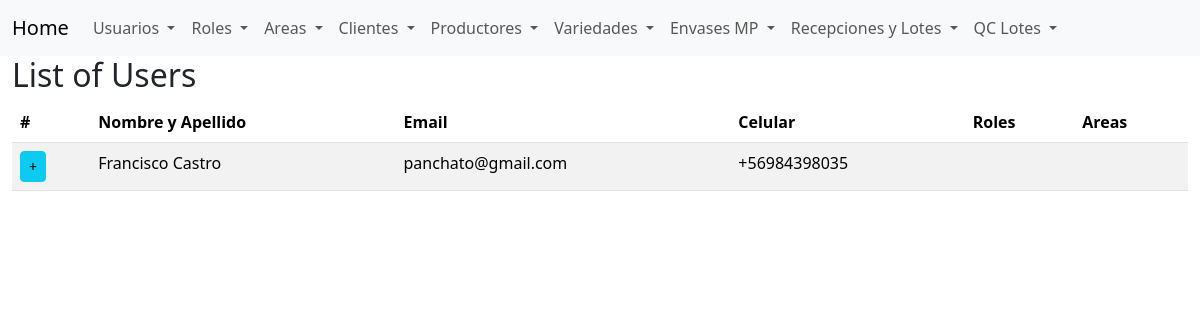
The page /list_users (signed in) on the database its author committed.
### app/models.py (models this page shows, shortened)
class User(UserMixin, BaseModel):
    __tablename__ = 'users'
    name = db.Column(db.String(64), nullable=False)
    last_name = db.Column(db.String(64), nullable=False)
    email = db.Column(db.String(64), unique=True, nullable=False)
    phone_number = db.Column(db.String(9), nullable=False)
    password_hash = db.Column(db.String(128))
    is_active = db.Column(db.Boolean, default=True, nullable=False)
    is_external = db.Column(db.Boolean, default=False, nullable=False)
    roles = db.relationship('Role', secondary=role_user, backref=db.backref('users', lazy='dynamic'))
    areas = db.relationship('Area', secondary=area_user, backref=db.backref('users', lazy='dynamic'))
    clients = db.relationship('Client', secondary=client_user, backref=db.backref('users', lazy='dynamic'))
    def has_role(self, role_name):
        return any(role.name == role_name for role in self.roles)

### app/routes.py (the view)
@app.route('/list_users')
@login_required
def list_users():
    users = User.query.all()  # Fetch all users from the database
    return render_template('list_users.html', users=users)

### app/models.py (called while the page is built)
@login_manager.user_loader
def load_user(user_id):
    return User.query.get(int(user_id))

### app/templates/list_users.html (shortened to what this page needs)
{% extends "base.html" %}
{% block content %}
<h2>List of Users</h2>
<table class="table table-striped">
    <thead>
        <tr>
            <th scope="col">#</th>
            <th scope="col">Nombre y Apellido</th>
            <th scope="col">Email</th>
            <th scope="col">Celular</th>
            <th scope="col">Roles</th>
            <th scope="col">Areas</th>
        </tr>
    </thead>
    <tbody>
        {% for user in users %}
        <tr>
            <td>
                <button class="btn btn-info btn-sm" type="button" data-bs-toggle="collapse" data-bs-target="#details{{ user.id }}" aria-expanded="false" aria-controls="details{{ user.id }}">
                    +</button>
            </td>
            <td>{{ user.name }} {{ user.last_name }}</td>
            <td>{{ user.email }}</td>
            <td>{{ user.phone_number }}</td>
            <td>
            </td>
            <td>
            </td>
        </tr>
        {% else %}
        <tr>
            <td colspan="7">No se encontraron usuarios en la base de datos.</td>
        </tr>
        {% endfor %}
    </tbody>
</table>
{% endblock %}

### rows shown on the page
User: name "Francisco", last_name "Castro", email "panchato@gmail.com", phone_number "+56984398035"
